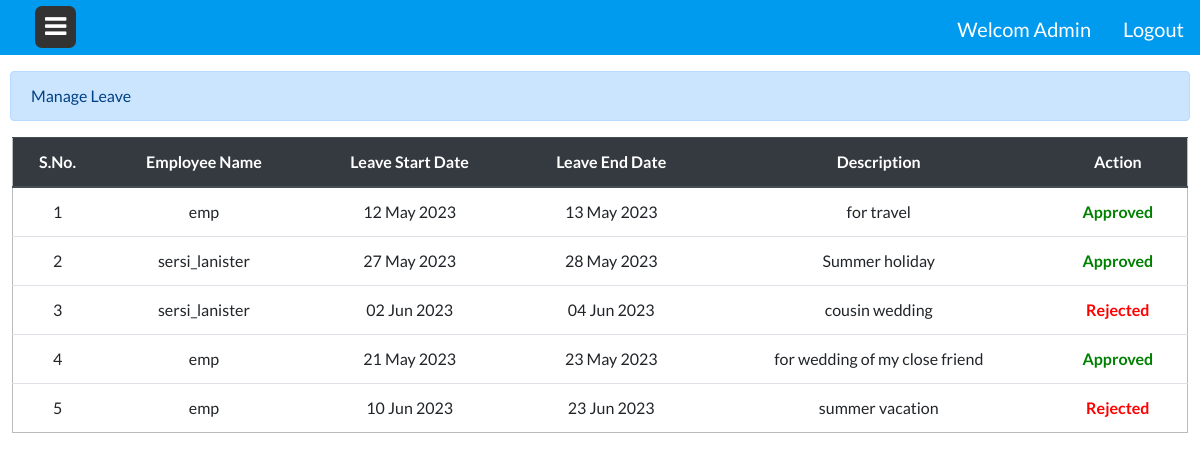
Screenshot of /admin/manage-leave.php (signed in) with the database file from the repository.
### tables this page shows
CREATE TABLE `leave_tbl` (
  `id` int(2) NOT NULL,
  `user_id` int(3) NOT NULL,
  `start_date` date NOT NULL,
  `end_date` date NOT NULL,
  `time_period` int(2) NOT NULL,
  `description` varchar(200) NOT NULL,
  `status` int(2) NOT NULL COMMENT '0-pending.1-approved.2-rejected',
  `date` datetime NOT NULL DEFAULT current_timestamp()
);

CREATE TABLE `user_login` (
  `id` int(5) NOT NULL,
  `username` varchar(15) NOT NULL,
  `email` varchar(20) NOT NULL,
  `password` varchar(15) NOT NULL,
  `status` int(1) NOT NULL COMMENT '1=admin,0=employee',
  `date` datetime NOT NULL DEFAULT current_timestamp()
);

### admin/manage-leave.php (the view, shortened to what this page needs)
<?php
include ('../include/conn.php');
include "header.php";
?>
<!DOCTYPE html>
<html>
<head>
</head>
<body>
   <div class="alert alert-primary" role="alert" style="">Manage Leave</div>
    <div class="tbl">
    <table class="table">
        <thead class="thead-dark">
            <tr>
             <th scope="col">S.No.</th>
            <th scope="col">Employee Name</th>
            <th scope="col">Leave Start Date</th>
            <th scope="col">Leave End Date</th>
            <th scope="col">Description</th>
            <th scope="col">Action</th>
            </tr>
        </thead>
        <tbody>
      <?php
      $select_query = mysqli_query($conn, "select leave_tbl.* , user_login.username from leave_tbl inner join user_login on user_login.id=leave_tbl.user_id where user_login.status=0");
      $sn = 1;
          while($row = mysqli_fetch_array($select_query))
          {
          $startdate = date('d M Y', strtotime($row['start_date']));
          $enddate = date('d M Y', strtotime($row['end_date']));
          ?>
          <tr>
            <td><?php echo $sn; ?></td>
            <td><?php echo $row['username']; ?></td>
            <td><?php echo $startdate; ?></td>
            <td><?php echo $enddate; ?></td>
            <td><?php echo  $row['description']; ?></td>
            <?php
            if($row['status']==0)
            { ?>
            <td style="text-align: center"> <a href="approve-leave.php?id=<?php echo $row['id']; ?>"><button>Approve</button></a>
            <a href="reject-leave.php?id=<?php echo $row['id']; ?>"><button>Reject</button></a> </td>
            <?php }
            else if($row['status']==1) { ?>
            <td style="color:green; font-weight: 700;text-align: center">Approved</td>
            <?php }
            else
            { ?>
            <td style="color:Red; font-weight: 700;text-align: center">Rejected</td>
            <?php  }
            ?>
          </tr>
          <?php $sn++; } ?>
      </tbody>
    </table>
</div>
</body>
</html>

### admin/header.php (shortened to what this page needs)
?><!DOCTYPE html>
<html lang="en">
<head>
    <link rel="stylesheet" href="header.css">
    <link rel="stylesheet" href="https://cdnjs.cloudflare.com/ajax/libs/font-awesome/4.7.0/css/font-awesome.min.css">
    <link rel="stylesheet" href="https://cdn.jsdelivr.net/npm/bootstrap@4.4.1/dist/css/bootstrap.min.css">
</head>
<body>
    <div class="navigation">
        <ul id="ul">
        <li id="li" style="float:right"><a id="a" href="../include/logout.php">Logout</a></li>
        <li style="float:right"><p>Welcom Admin</p></li>
        </ul>
        <div class="open">
            <span class="fa fa-bars" onclick="openbar()"></span>
        </div>
    </div>
</body>
</html>

### include/header.css (style rules this page uses)
* { margin: 0; padding: 0; box-sizing: border-box; font-family: 'Lato', sans-serif; }
body { width: 100%; height: 100vh; position: relative; }
#ul { list-style-type: none; overflow: hidden; background-color:#009aEE; height: 55px; }
#a ,p { display: block; color: white; text-align: center; padding: 14px 16px; text-decoration: none; font-size: 20px; }
.open span { position: absolute; top: 6px; left: 35px; font-size: 25px; line-height: 30px; padding: 6px 10px; color: white; background: #333; border-radius: 7px; transition: 0.4s; }

### admin/header.php (style rules this page uses)
* { margin: 0; padding: 0; box-sizing: border-box; font-family: 'Lato', sans-serif; }
body { width: 100%; height: 100vh; position: relative; }
#ul { list-style-type: none; overflow: hidden; background-color:#009aEE; height: 55px; }
#a ,p { display: block; color: white; text-align: center; padding: 14px 16px; text-decoration: none; font-size: 20px; }
.open span { position: absolute; top: 6px; left: 35px; font-size: 25px; line-height: 30px; padding: 6px 10px; color: white; background: #333; border-radius: 7px; transition: 0.4s; }

### admin/manage-leave.php (style rules this page uses)
.table { margin:0% 1% ; width: 98%; border: 1px solid #bbb; }
.alert { margin-left: 10px; margin-right:10px; }
th,tr { text-align: center }

### rows the page displays
leave_tbl: user_login.username "emp", start_date "12 May 2023", end_date "13 May 2023", description "for travel", status "Approved"
leave_tbl: user_login.username "sersi_lanister", start_date "27 May 2023", end_date "28 May 2023", description "Summer holiday", status "Approved"
leave_tbl: user_login.username "sersi_lanister", start_date "02 Jun 2023", end_date "04 Jun 2023", description "cousin wedding", status "Rejected"
leave_tbl: user_login.username "emp", start_date "21 May 2023", end_date "23 May 2023", description "for wedding of my close friend", status "Approved"
leave_tbl: user_login.username "emp", start_date "10 Jun 2023", end_date "23 Jun 2023", description "summer vacation", status "Rejected"
